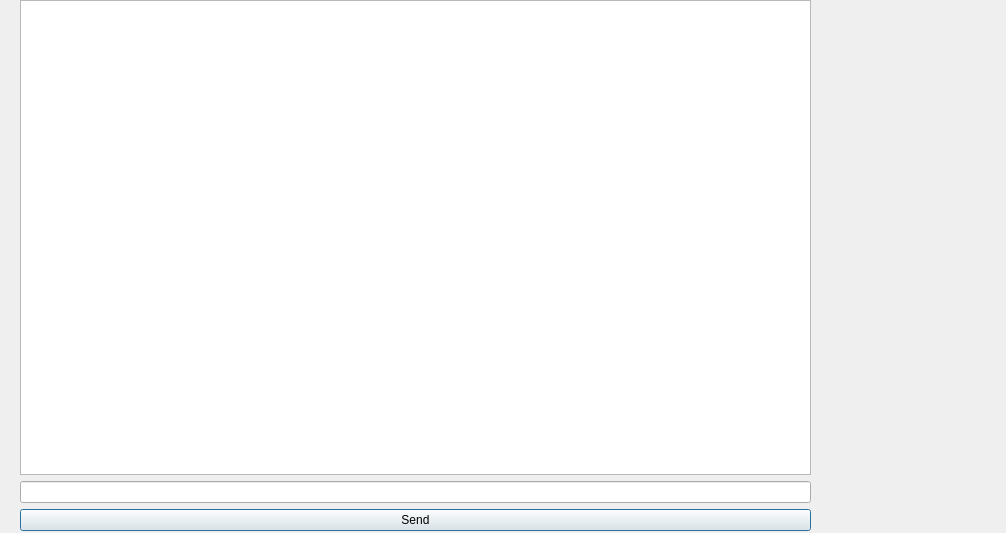
<?xml version="1.0" encoding="UTF-8"?>
<ui version="4.0">
 <class>chat</class>
 <widget class="QDialog" name="chat">
  <property name="geometry">
   <rect>
    <x>0</x>
    <y>0</y>
    <width>1006</width>
    <height>533</height>
   </rect>
  </property>
  <property name="windowTitle">
   <string>Dialog</string>
  </property>
  <widget class="QWidget" name="layoutWidget">
   <property name="geometry">
    <rect>
     <x>20</x>
     <y>0</y>
     <width>791</width>
     <height>531</height>
    </rect>
   </property>
   <layout class="QVBoxLayout" name="verticalLayout">
    <item>
     <widget class="QTextBrowser" name="textBrowser"/>
    </item>
    <item>
     <widget class="QLineEdit" name="lineEdit"/>
    </item>
    <item>
     <widget class="QPushButton" name="sendButton">
      <property name="text">
       <string>Send</string>
      </property>
     </widget>
    </item>
   </layout>
  </widget>
 </widget>
 <resources/>
 <connections/>
</ui>
